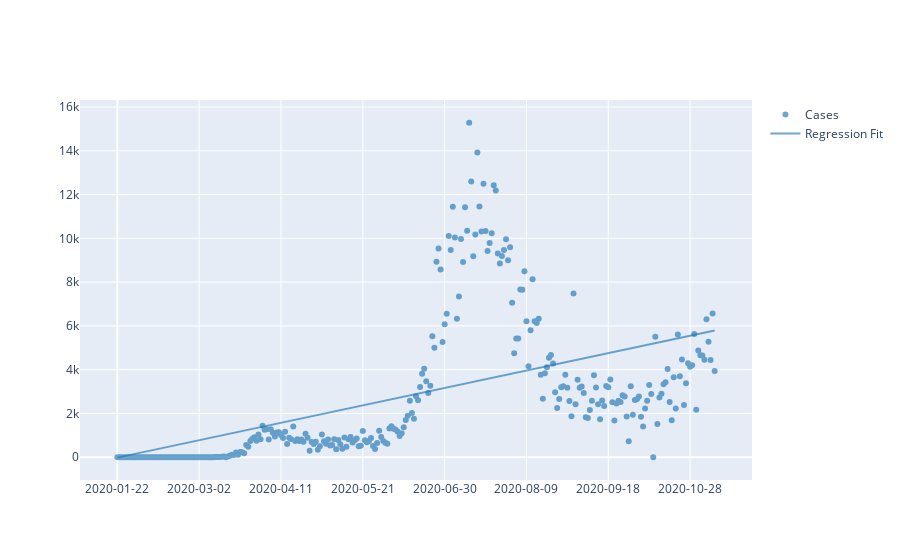

Write notebook code for a chart like this one.
### Code cell
df = florida_cases_
X = df.index.values.reshape(-1, 1)

model = LinearRegression()
model.fit(X, df.Cases)

x_range = np.linspace(X.min(), X.max(), 100)
y_range = model.predict(x_range.reshape(-1, 1))

fig = go.Figure()
cols = plotly.colors.DEFAULT_PLOTLY_COLORS

fig.add_trace(
    go.Scatter(
        x=df.index,
        y=df['Cases'],
        opacity=0.65,
        name="Cases",
        mode="markers",
        line=dict(width=2, color=cols[0]),
    ))
fig.add_trace(
    go.Scatter(
        x=x_range,
        y=y_range,
        opacity=0.65,
        name='Regression Fit',
        line=dict(width=2, color=cols[0]),
    ))
# Set custom x-axis labels
fig.update_xaxes(
    tickvals=df.index[0::40],
    ticktext=df['Date'][0::40],
)
fig.show()
